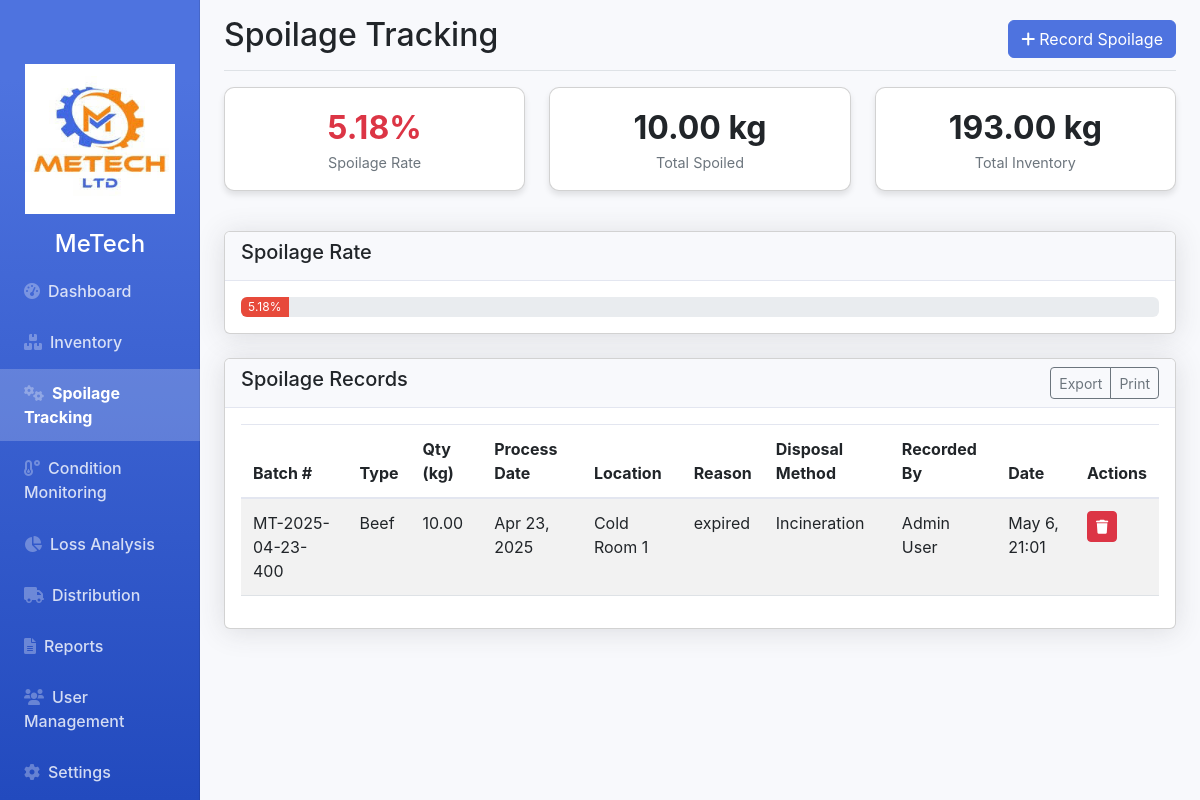
Page /spoilage.php (signed in) on the committed database.
### tables this page shows
CREATE TABLE `spoilage` (
  `id` int(11) NOT NULL,
  `inventory_id` int(11) DEFAULT NULL,
  `batch_number` varchar(50) NOT NULL,
  `meat_type_id` int(11) NOT NULL,
  `quantity` decimal(10,2) NOT NULL,
  `processing_date` date NOT NULL,
  `storage_location_id` int(11) NOT NULL,
  `reason` text NOT NULL,
  `disposal_method` varchar(100) NOT NULL,
  `recorded_by` int(11) NOT NULL,
  `recorded_at` timestamp NOT NULL DEFAULT current_timestamp()
);

CREATE TABLE `meat_types` (
  `id` int(11) NOT NULL,
  `name` varchar(50) NOT NULL,
  `default_expiry_days` int(11) NOT NULL
);

CREATE TABLE `storage_locations` (
  `id` int(11) NOT NULL,
  `name` varchar(50) NOT NULL,
  `temperature_range` varchar(50) NOT NULL,
  `capacity_kg` decimal(10,2) NOT NULL
);

CREATE TABLE `users` (
  `id` int(11) NOT NULL,
  `name` varchar(100) NOT NULL,
  `email` varchar(100) NOT NULL,
  `password` varchar(255) NOT NULL,
  `role` enum('admin','manager','supervisor','operator','viewer') NOT NULL,
  `status` enum('active','inactive') DEFAULT 'active',
  `last_login` datetime DEFAULT NULL,
  `created_at` timestamp NOT NULL DEFAULT current_timestamp()
);

### spoilage.php (the view, shortened to what this page needs)
<?php
require 'config.php';
$action = $_GET['action'] ?? 'list';
$spoilageRecords = $pdo->query("
    SELECT s.*, mt.name as meat_type, sl.name as storage_location, u.name as recorded_by_name
    FROM spoilage s
    JOIN meat_types mt ON s.meat_type_id = mt.id
    JOIN storage_locations sl ON s.storage_location_id = sl.id
    JOIN users u ON s.recorded_by = u.id
    ORDER BY s.recorded_at DESC
")->fetchAll(PDO::FETCH_ASSOC);
$spoilageStats = $pdo->query("
    SELECT
        SUM(s.quantity) as total_spoiled,
        (SELECT SUM(quantity) FROM inventory) as total_inventory,
        (SUM(s.quantity) / (SELECT SUM(quantity) FROM inventory) * 100) as spoilage_percentage
    FROM spoilage s
")->fetch(PDO::FETCH_ASSOC);
$spoilagePercentage = number_format($spoilageStats['spoilage_percentage'] ?? 0, 2);
?>
<!DOCTYPE html>
<html lang="en">
<head>
    <link rel="stylesheet" href="https://cdnjs.cloudflare.com/ajax/libs/font-awesome/6.0.0-beta3/css/all.min.css">
    <link href="https://cdn.jsdelivr.net/npm/bootstrap@5.3.0/dist/css/bootstrap.min.css" rel="stylesheet">
    <link rel="stylesheet" href="styles.css">
</head>
<body>
    <div class="container-fluid">
        <div class="row">
            <?php include 'sidebar.php'; ?>
            <main class="col-md-9 ms-sm-auto col-lg-10 px-md-4">
                <div class="d-flex justify-content-between flex-wrap flex-md-nowrap align-items-center pt-3 pb-2 mb-3 border-bottom">
                    <h1 class="h2">Spoilage Tracking</h1>
                    <a href="spoilage.php?action=add" class="btn btn-primary">
                        <i class="fas fa-plus me-1"></i>Record Spoilage
                    </a>
                </div>
                <?php if ($action === 'list'): ?>
                    <div class="row mb-4">
                        <div class="col-md-4">
                            <div class="card stat-card mb-3">
                                <div class="card-body text-center">
                                    <div class="stat-value text-danger"><?= $spoilagePercentage ?>%</div>
                                    <div class="stat-label">Spoilage Rate</div>
                                </div>
                            </div>
                        </div>
                        <div class="col-md-4">
                            <div class="card stat-card mb-3">
                                <div class="card-body text-center">
                                    <div class="stat-value"><?= number_format($spoilageStats['total_spoiled'] ?? 0, 2) ?> kg</div>
                                    <div class="stat-label">Total Spoiled</div>
                                </div>
                            </div>
                        </div>
                        <div class="col-md-4">
                            <div class="card stat-card mb-3">
                                <div class="card-body text-center">
                                    <div class="stat-value"><?= number_format($spoilageStats['total_inventory'] ?? 0, 2) ?> kg</div>
                                    <div class="stat-label">Total Inventory</div>
                                </div>
                            </div>
                        </div>
                    </div>
                    <div class="card mb-4">
                        <div class="card-header">
                            <h5>Spoilage Rate</h5>
                        </div>
                        <div class="card-body">
                            <div class="progress">
                                <div class="progress-bar" role="progressbar"
                                     style="width: <?= $spoilagePercentage ?>%"
                                     aria-valuenow="<?= $spoilagePercentage ?>"
                                     aria-valuemin="0"
                                     aria-valuemax="100">
                                    <?= $spoilagePercentage ?>%
                                </div>
                            </div>
                        </div>
                    </div>
                    <div class="card">
                        <div class="card-header d-flex justify-content-between">
                            <h5>Spoilage Records</h5>
                            <div class="btn-group">
                                <button class="btn btn-sm btn-outline-secondary">Export</button>
                                <button class="btn btn-sm btn-outline-secondary">Print</button>
                            </div>
                        </div>
                        <div class="card-body">
                            <div class="table-responsive">
                                <table class="table table-striped table-hover">
                                    <thead>
                                        <tr>
                                            <th>Batch #</th>
                                            <th>Type</th>
                                            <th>Qty (kg)</th>
                                            <th>Process Date</th>
                                            <th>Location</th>
                                            <th>Reason</th>
                                            <th>Disposal Method</th>
                                            <th>Recorded By</th>
                                            <th>Date</th>
                                            <th>Actions</th>
                                        </tr>
                                    </thead>
                                    <tbody>
                                        <?php foreach ($spoilageRecords as $record): ?>
                                            <tr>
                                                <td><?= $record['batch_number'] ?></td>
                                                <td><?= $record['meat_type'] ?></td>
                                                <td><?= number_format($record['quantity'], 2) ?></td>
                                                <td><?= date('M j, Y', strtotime($record['processing_date'])) ?></td>
                                                <td><?= $record['storage_location'] ?></td>
                                                <td><?= $record['reason'] ?></td>
                                                <td><?= ucfirst($record['disposal_method']) ?></td>
                                                <td><?= $record['recorded_by_name'] ?></td>
                                                <td><?= date('M j, H:i', strtotime($record['recorded_at'])) ?></td>
                                                <td>
                                                    <form method="POST" action="spoilage.php?action=delete" style="display: inline;">
                                                        <button type="submit" class="btn btn-sm btn-danger" onclick="return confirm('Are you sure you want to delete this record?')">
                                                            <i class="fas fa-trash"></i>
                                                        </button>
                                                    </form>
                                                </td>
                                            </tr>
                                        <?php endforeach; ?>
                                    </tbody>
                                </table>
                            </div>
                        </div>
                    </div>
                <?php endif; ?>
            </main>
        </div>
    </div>
</body>
</html>

### styles.css (style rules this page uses)
:root { --primary-color: #4e73df; --secondary-color: #858796; --success-color: #1cc88a; --info-color: #36b9cc; --warning-color: #f6c23e; --danger-color: #e74a3b; --light-color: #f8f9fc; --dark-color: #5a5c69; }
body { font-family: 'Nunito', -apple-system, BlinkMacSystemFont, 'Segoe UI', Roboto, 'Helvetica Neue', Arial, sans-serif; background-color: #f8f9fc; overflow-x: hidden; }
.card { box-shadow: 0 0.15rem 1.75rem 0 rgba(58, 59, 69, 0.15); margin-bottom: 1.5rem; }
.card-header { background-color: #f8f9fc; border-bottom: 1px solid #e3e6f0; }
.table-responsive { overflow-x: auto; }
.table { width: 100%; margin-bottom: 1rem; color: #858796; }
.table th, .table td { padding: 0.75rem; vertical-align: top; border-top: 1px solid #e3e6f0; }
.table thead th { vertical-align: bottom; border-bottom: 2px solid #e3e6f0; }
.btn-primary { background-color: var(--primary-color); border-color: var(--primary-color); }

### spoilage.php (style rules this page uses)
.stat-card { border-radius: 10px; box-shadow: 0 4px 6px rgba(0, 0, 0, 0.1); }
.stat-value { font-size: 2rem; font-weight: bold; }
.stat-label { font-size: 0.9rem; color: #6c757d; }
.progress { height: 20px; }
.progress-bar { background-color: #e74a3b; }

### rows in the picture
spoilage: batch_number "MT-2025-04-23-400", meat_type.name "Beef", quantity "10.00", processing_date "Apr 23, 2025", storage_location.name "Cold Room 1", reason "expired", disposal_method "Incineration", recorded_by.name "Admin User", recorded_at "May 6, 21:01"

### other values in the picture
$spoilagePercentage "5.18"
$spoilageStats['total_spoiled'] "10.00"
$spoilageStats['total_inventory'] "193.00"
